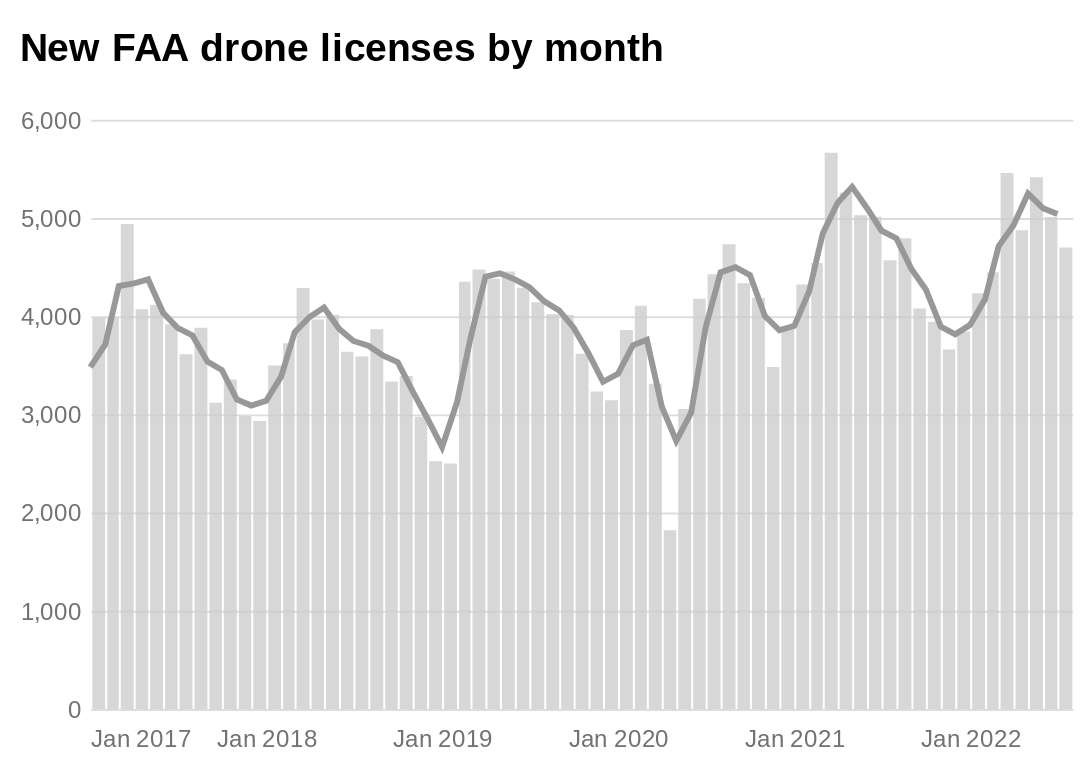

Here is the notebook cell this chart was saved with:
### Markdown cell above
## Chart

### Code cell
chart = alt.Chart(trimmed_yearmonth).encode(
    x=alt.X(
        "yearmonth:T",
        title=None,
        timeUnit="yearmonth",
    ),
)
    
bars = chart.mark_bar(opacity=0.8).encode(
    y=alt.Y("n:Q", title=None),
    tooltip=["yearmonth", "n"]
)

line = chart.mark_line(color=altair_theme.palette['ramp'][3]).encode(
    y=alt.Y("3_month_rolling_average:Q")
)

(bars + line).properties(
    title="New FAA drone licenses by month",
    width=500
).configure_axisX(grid=False)

### Figure 1 — Vega-Lite specification as saved in the notebook (floating-point values rounded to 4 significant figures)
{"config": {"view": {"width": 500, "height": 300, "stroke": 0}, "padding": {"top": 15, "bottom": 15, "left": 10, "right": 10}, "background": "#ffffff", "title": {"anchor": "start", "font": "\"Libre Franklin\",\"Helvetica\",\"Liberation Sans\",Arial,sans-serif", "color": "#000000", "fontSize": 20, "fontWeight": "bold", "lineHeight": 26, "subtitleFont": "\"Libre Franklin\",\"Helvetica\",\"Liberation Sans\",Arial,sans-serif", "subtitleFontSize": 14, "subtitleLineHeight": 18, "subtitlePadding": 5, "offset": 20}, "arc": {"fill": "#cecece"}, "area": {"fill": "#cecece"}, "line": {"stroke": "#cecece", "strokeWidth": 3}, "path": {"stroke": "#cecece"}, "rect": {"fill": "#cecece"}, "bar": {"fill": "#cecece"}, "point": {"stroke": "#cecece"}, "axis": {"titleFont": "\"Libre Franklin\",\"Helvetica\",\"Liberation Sans\",Arial,sans-serif", "titleFontSize": 14, "titleFontWeight": "normal", "labelFont": "\"Libre Franklin\",\"Helvetica\",\"Liberation Sans\",Arial,sans-serif", "labelFontSize": 12, "labelFontWeight": "normal", "tickColor": "#727272", "labelColor": "#727272"}, "axisX": {"labelAngle": 0, "labelPadding": 10, "labelFlush": true, "tickSize": 0, "domain": false, "grid": false}, "axisY": {"labelBaseline": "middle", "labelPadding": 5, "labelFlush": true, "tickSize": 0, "titleAlign": "left", "titleAngle": 0, "titleX": -45, "titleY": -11, "domain": false}, "legend": {"titleFont": "\"Libre Franklin\",\"Helvetica\",\"Liberation Sans\",Arial,sans-serif", "titleFontSize": 14, "titleFontWeight": "normal", "symbolType": "square", "labelFont": "\"Libre Franklin\",\"Helvetica\",\"Liberation Sans\",Arial,sans-serif", "labelFontSize": 13}, "range": {"heatmap": ["#5e5e5e", "#727272", "#858585", "#989898", "#aaaaaa", "#bcbcbc", "#c4c4c4", "#cecece", "#e0e0e0", "#f0f0f0", "#ffffff"], "ordinal": ["#5e5e5e", "#727272", "#858585", "#989898", "#aaaaaa", "#bcbcbc", "#c4c4c4", "#cecece", "#e0e0e0", "#f0f0f0", "#ffffff"], "ramp": ["#5e5e5e", "#727272", "#858585", "#989898", "#aaaaaa", "#bcbcbc", "#c4c4c4", "#cecece", "#e0e0e0", "#f0f0f0", "#ffffff"]}}, "layer": [{"mark": {"type": "bar", "opacity": 0.8}, "encoding": {"tooltip": [{"field": "yearmonth", "type": "temporal"}, {"field": "n", "type": "quantitative"}], "x": {"field": "yearmonth", "timeUnit": "yearmonth", "title": null, "type": "temporal"}, "y": {"field": "n", "title": null, "type": "quantitative"}}}, {"mark": {"type": "line", "color": "#989898"}, "encoding": {"x": {"field": "yearmonth", "timeUnit": "yearmonth", "title": null, "type": "temporal"}, "y": {"field": "3_month_rolling_average", "type": "quantitative"}}}], "data": {"name": "data-1d055b1f2f2b3bfebf9fc1450ec4b1cd"}, "title": "New FAA drone licenses by month", "width": 500, "$schema": "https://vega.github.io/schema/vega-lite/v4.17.0.json", "datasets": {"data-1d055b1f2f2b3bfebf9fc1450ec4b1cd": [{"yearmonth": "2017-01-01T00:00:00", "n": 3988, "3_month_rolling_average": 3481.0, "yoy_change": null}, {"yearmonth": "2017-02-01T00:00:00", "n": 3990, "3_month_rolling_average": 3713.0, "yoy_change": null}, {"yearmonth": "2017-03-01T00:00:00", "n": 4940, "3_month_rolling_average": 4306.0, "yoy_change": null}, {"yearmonth": "2017-04-01T00:00:00", "n": 4070, "3_month_rolling_average": 4333.0, "yoy_change": null}, {"yearmonth": "2017-05-01T00:00:00", "n": 4117, "3_month_rolling_average": 4376.0, "yoy_change": null}, {"yearmonth": "2017-06-01T00:00:00", "n": 3917, "3_month_rolling_average": 4035.0, "yoy_change": null}, {"yearmonth": "2017-07-01T00:00:00", "n": 3612, "3_month_rolling_average": 3882.0, "yoy_change": null}, {"yearmonth": "2017-08-01T00:00:00", "n": 3883, "3_month_rolling_average": 3804.0, "yoy_change": 1288.0}, {"yearmonth": "2017-09-01T00:00:00", "n": 3118, "3_month_rolling_average": 3538.0, "yoy_change": -5592.0}, {"yearmonth": "2017-10-01T00:00:00", "n": 3355, "3_month_rolling_average": 3452.0, "yoy_change": -1077.0}, {"yearmonth": "2017-11-01T00:00:00", "n": 2984, "3_month_rolling_average": 3152.0, "yoy_change": -310.0}, {"yearmonth": "2017-12-01T00:00:00", "n": 2933, "3_month_rolling_average": 3091.0, "yoy_change": -229.0}, {"yearmonth": "2018-01-01T00:00:00", "n": 3498, "3_month_rolling_average": 3138.0, "yoy_change": -490.0}, {"yearmonth": "2018-02-01T00:00:00", "n": 3724, "3_month_rolling_average": 3385.0, "yoy_change": -266.0}, {"yearmonth": "2018-03-01T00:00:00", "n": 4286, "3_month_rolling_average": 3836.0, "yoy_change": -654.0}, {"yearmonth": "2018-04-01T00:00:00", "n": 3966, "3_month_rolling_average": 3992.0, "yoy_change": -104.0}, {"yearmonth": "2018-05-01T00:00:00", "n": 4014, "3_month_rolling_average": 4089.0, "yoy_change": -103.0}, {"yearmonth": "2018-06-01T00:00:00", "n": 3639, "3_month_rolling_average": 3873.0, "yoy_change": -278.0}, {"yearmonth": "2018-07-01T00:00:00", "n": 3590, "3_month_rolling_average": 3748.0, "yoy_change": -22.0}, {"yearmonth": "2018-08-01T00:00:00", "n": 3868, "3_month_rolling_average": 3699.0, "yoy_change": -15.0}, {"yearmonth": "2018-09-01T00:00:00", "n": 3336, "3_month_rolling_average": 3598.0, "yoy_change": 218.0}, {"yearmonth": "2018-10-01T00:00:00", "n": 3392, "3_month_rolling_average": 3532.0, "yoy_change": 37.0}, {"yearmonth": "2018-11-01T00:00:00", "n": 2977, "3_month_rolling_average": 3235.0, "yoy_change": -7.0}, {"yearmonth": "2018-12-01T00:00:00", "n": 2522, "3_month_rolling_average": 2964.0, "yoy_change": -411.0}, {"yearmonth": "2019-01-01T00:00:00", "n": 2499, "3_month_rolling_average": 2666.0, "yoy_change": -999.0}, {"yearmonth": "2019-02-01T00:00:00", "n": 4352, "3_month_rolling_average": 3124.0, "yoy_change": 628.0}, {"yearmonth": "2019-03-01T00:00:00", "n": 4475, "3_month_rolling_average": 3775.0, "yoy_change": 189.0}, {"yearmonth": "2019-04-01T00:00:00", "n": 4381, "3_month_rolling_average": 4403.0, "yoy_change": 415.0}, {"yearmonth": "2019-05-01T00:00:00", "n": 4456, "3_month_rolling_average": 4437.0, "yoy_change": 442.0}, {"yearmonth": "2019-06-01T00:00:00", "n": 4289, "3_month_rolling_average": 4375.0, "yoy_change": 650.0}, {"yearmonth": "2019-07-01T00:00:00", "n": 4143, "3_month_rolling_average": 4296.0, "yoy_change": 553.0}, {"yearmonth": "2019-08-01T00:00:00", "n": 4021, "3_month_rolling_average": 4151.0, "yoy_change": 153.0}, {"yearmonth": "2019-09-01T00:00:00", "n": 4012, "3_month_rolling_average": 4059.0, "yoy_change": 676.0}, {"yearmonth": "2019-10-01T00:00:00", "n": 3617, "3_month_rolling_average": 3883.0, "yoy_change": 225.0}, {"yearmonth": "2019-11-01T00:00:00", "n": 3234, "3_month_rolling_average": 3621.0, "yoy_change": 257.0}, {"yearmonth": "2019-12-01T00:00:00", "n": 3144, "3_month_rolling_average": 3332.0, "yoy_change": 622.0}, {"yearmonth": "2020-01-01T00:00:00", "n": 3860, "3_month_rolling_average": 3413.0, "yoy_change": 1361.0}, {"yearmonth": "2020-02-01T00:00:00", "n": 4106, "3_month_rolling_average": 3703.0, "yoy_change": -246.0}, {"yearmonth": "2020-03-01T00:00:00", "n": 3313, "3_month_rolling_average": 3760.0, "yoy_change": -1162.0}, {"yearmonth": "2020-04-01T00:00:00", "n": 1820, "3_month_rolling_average": 3080.0, "yoy_change": -2561.0}, {"yearmonth": "2020-05-01T00:00:00", "n": 3056, "3_month_rolling_average": 2730.0, "yoy_change": -1400.0}, {"yearmonth": "2020-06-01T00:00:00", "n": 4179, "3_month_rolling_average": 3018.0, "yoy_change": -110.0}, {"yearmonth": "2020-07-01T00:00:00", "n": 4426, "3_month_rolling_average": 3887.0, "yoy_change": 283.0}, {"yearmonth": "2020-08-01T00:00:00", "n": 4734, "3_month_rolling_average": 4446.0, "yoy_change": 713.0}, {"yearmonth": "2020-09-01T00:00:00", "n": 4335, "3_month_rolling_average": 4498.0, "yoy_change": 323.0}, {"yearmonth": "2020-10-01T00:00:00", "n": 4188, "3_month_rolling_average": 4419.0, "yoy_change": 571.0}, {"yearmonth": "2020-11-01T00:00:00", "n": 3482, "3_month_rolling_average": 4002.0, "yoy_change": 248.0}, {"yearmonth": "2020-12-01T00:00:00", "n": 3901, "3_month_rolling_average": 3857.0, "yoy_change": 757.0}, {"yearmonth": "2021-01-01T00:00:00", "n": 4324, "3_month_rolling_average": 3902.0, "yoy_change": 464.0}, {"yearmonth": "2021-02-01T00:00:00", "n": 4542, "3_month_rolling_average": 4256.0, "yoy_change": 436.0}, {"yearmonth": "2021-03-01T00:00:00", "n": 5664, "3_month_rolling_average": 4843.0, "yoy_change": 2351.0}, {"yearmonth": "2021-04-01T00:00:00", "n": 5259, "3_month_rolling_average": 5155.0, "yoy_change": 3439.0}, {"yearmonth": "2021-05-01T00:00:00", "n": 5028, "3_month_rolling_average": 5317.0, "yoy_change": 1972.0}, {"yearmonth": "2021-06-01T00:00:00", "n": 5013, "3_month_rolling_average": 5100.0, "yoy_change": 834.0}, {"yearmonth": "2021-07-01T00:00:00", "n": 4571, "3_month_rolling_average": 4871.0, "yoy_change": 145.0}, {"yearmonth": "2021-08-01T00:00:00", "n": 4794, "3_month_rolling_average": 4793.0, "yoy_change": 60.0}, {"yearmonth": "2021-09-01T00:00:00", "n": 4079, "3_month_rolling_average": 4481.0, "yoy_change": -256.0}, {"yearmonth": "2021-10-01T00:00:00", "n": 3944, "3_month_rolling_average": 4272.0, "yoy_change": -244.0}, {"yearmonth": "2021-11-01T00:00:00", "n": 3661, "3_month_rolling_average": 3895.0, "yoy_change": 179.0}, {"yearmonth": "2021-12-01T00:00:00", "n": 3843, "3_month_rolling_average": 3816.0, "yoy_change": -58.0}, {"yearmonth": "2022-01-01T00:00:00", "n": 4234, "3_month_rolling_average": 3913.0, "yoy_change": -90.0}, {"yearmonth": "2022-02-01T00:00:00", "n": 4448, "3_month_rolling_average": 4175.0, "yoy_change": -94.0}, {"yearmonth": "2022-03-01T00:00:00", "n": 5458, "3_month_rolling_average": 4713.0, "yoy_change": -206.0}, {"yearmonth": "2022-04-01T00:00:00", "n": 4875, "3_month_rolling_average": 4927.0, "yoy_change": -384.0}, {"yearmonth": "2022-05-01T00:00:00", "n": 5414, "3_month_rolling_average": 5249.0, "yoy_change": 386.0}, {"yearmonth": "2022-06-01T00:00:00", "n": 5010, "3_month_rolling_average": 5100.0, "yoy_change": -3.0}, {"yearmonth": "2022-07-01T00:00:00", "n": 4699, "3_month_rolling_average": 5041.0, "yoy_change": 128.0}]}}
